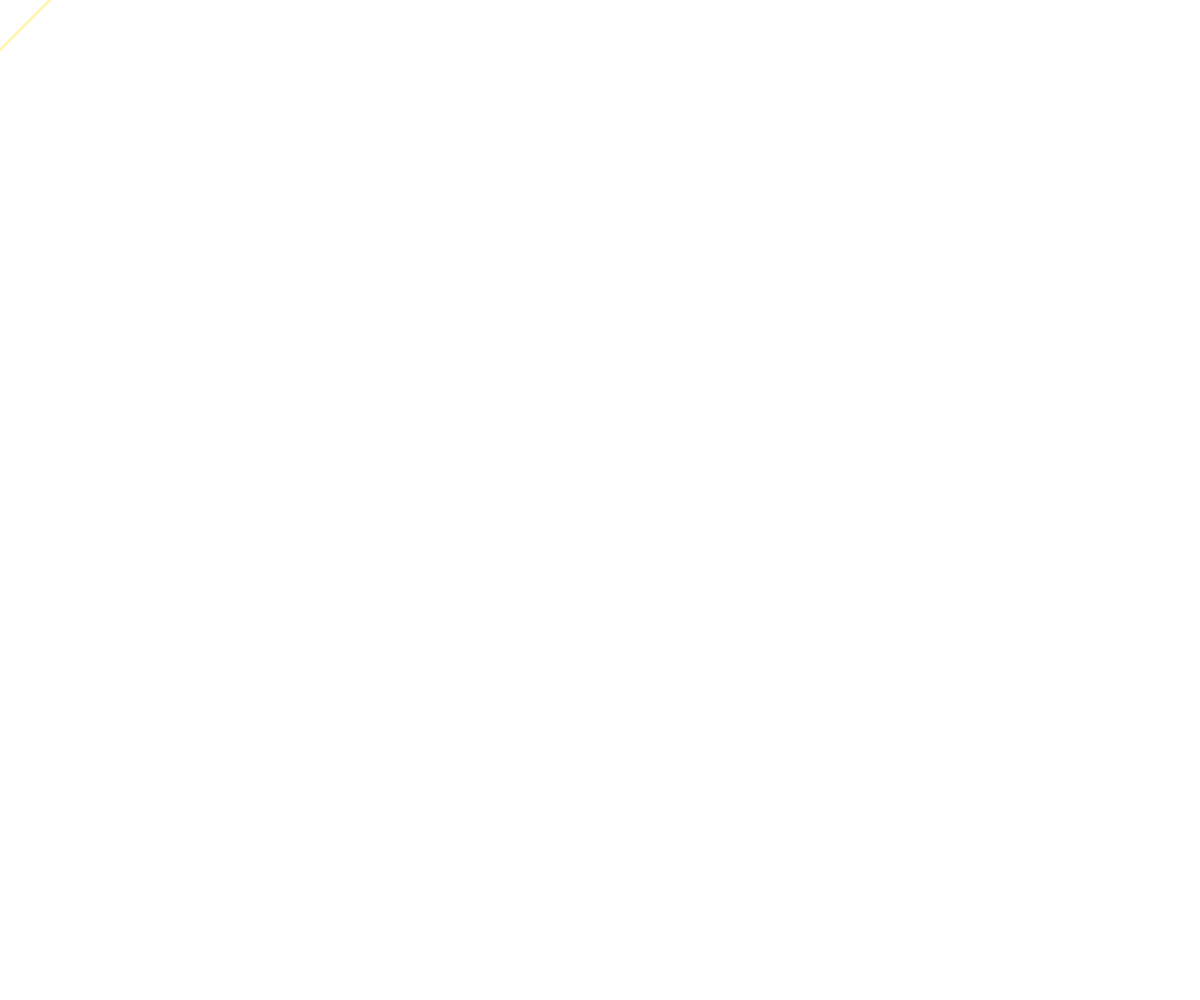
Frame 1 (no input)
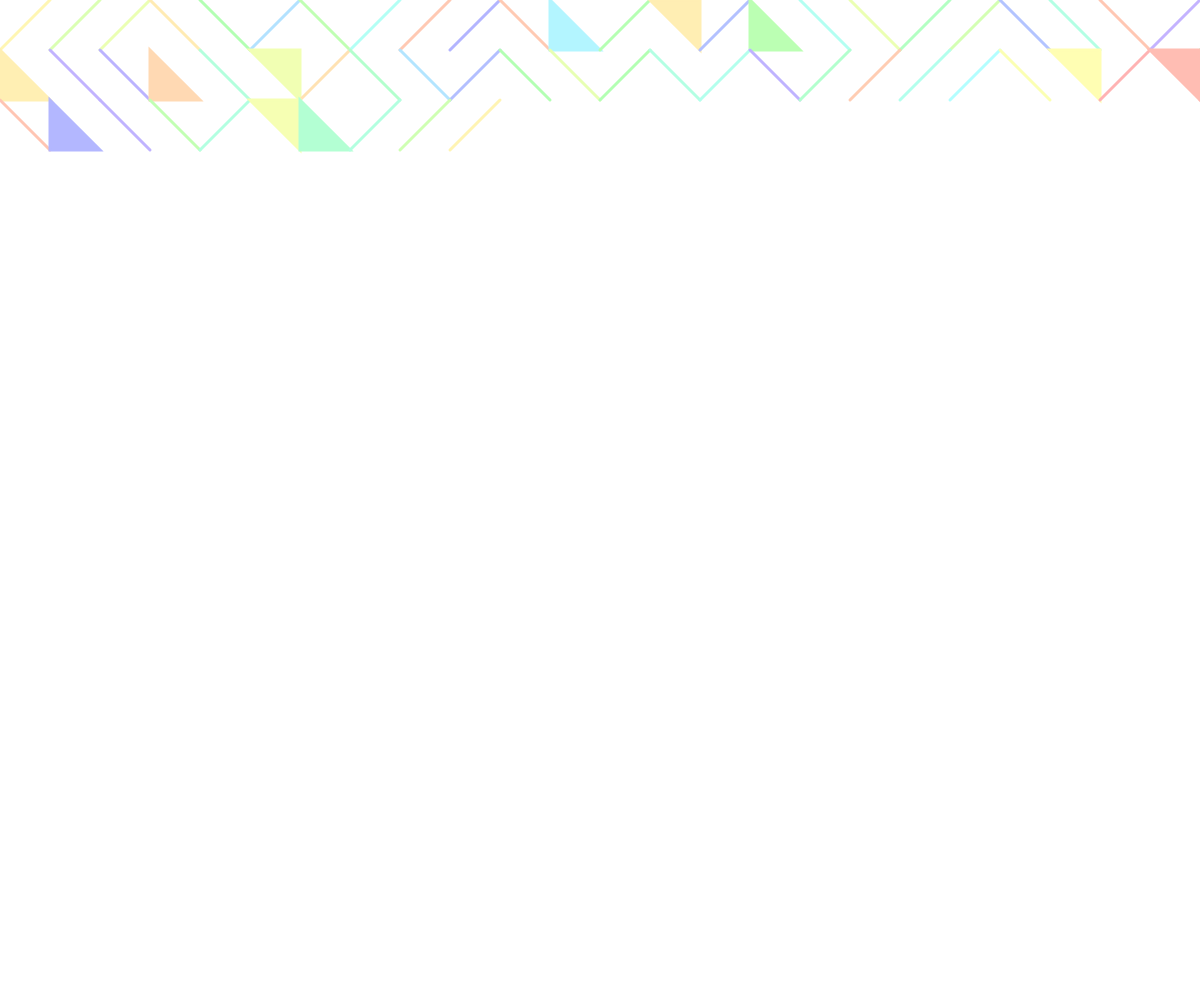
Frame 60 (no input)
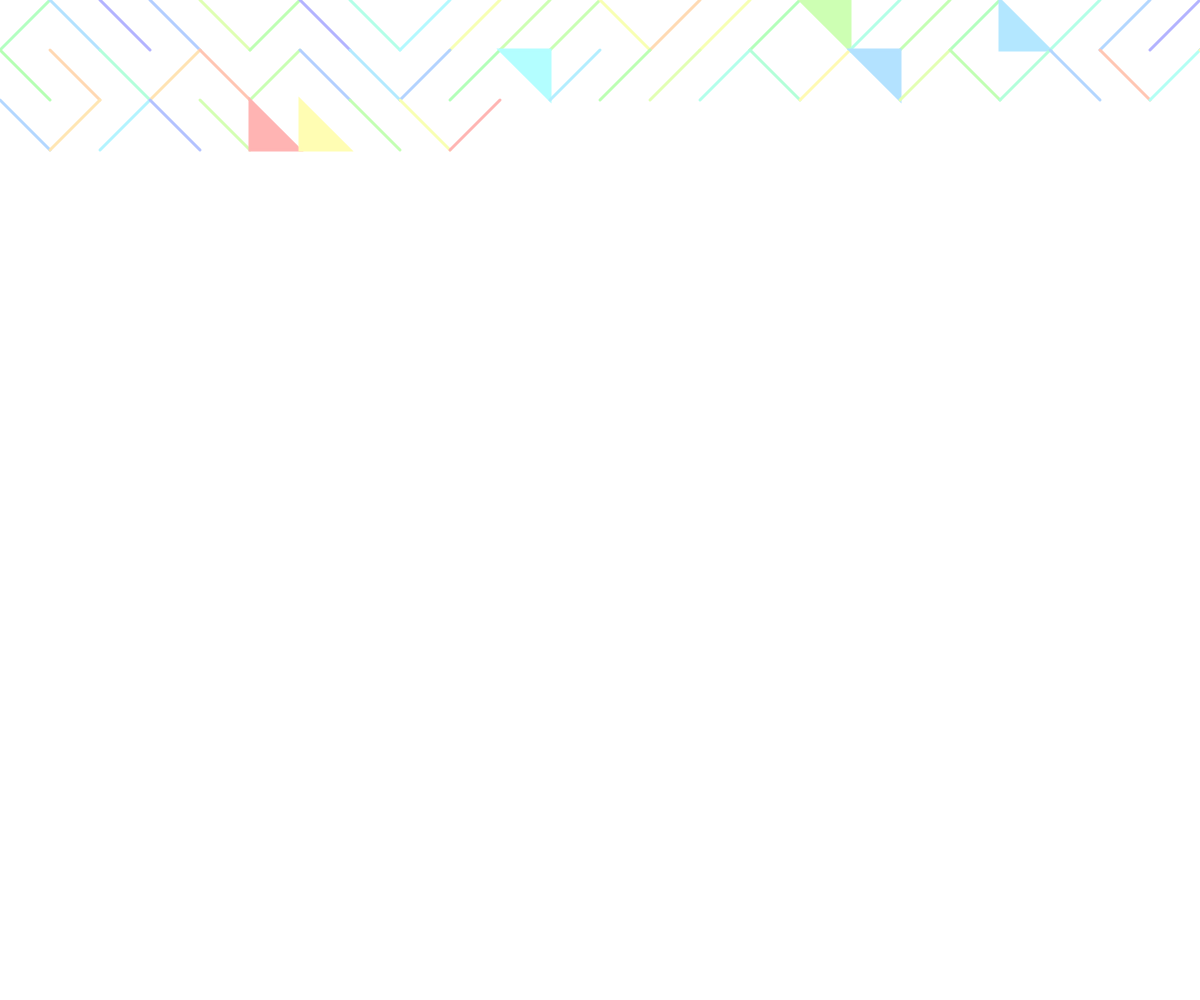
Frame 120 (the mouse pressed at the canvas centre since frame 60)

The p5.js sketch that drew these frames (run headless with seeded random() and noise() and a simulated clock; from frame 60 on, the mouse is pressed at the canvas centre):

// p5.js sketch
// ── sketch.js
function setup(){

  createCanvas(windowWidth, windowHeight);
  background(255);
  stroke(0);
  strokeWeight(3);
  fill(255);
  colorMode(HSB);
}

var boxWidth = 50;
var xPos = 0;
var yPos = 0;

function draw(){

  //numero tra 0 e 1 a caso
  var forma = random();
  print(forma);
  var h = random(255);
  stroke(h, 30, 100);
  fill(h, 30, 100);
  
  //se la probabilità è minore di x numero disegna forme (linee o triangoli in posizioni differenti
  if(forma < 0.4){
    line(xPos, yPos, xPos + boxWidth, yPos + boxWidth);
  }else if(forma < 0.5){
    triangle(xPos, yPos, xPos, yPos + boxWidth, xPos + boxWidth, yPos + boxWidth);
  }else if(forma < 0.6){
    triangle(xPos, yPos, xPos + boxWidth, yPos, xPos + boxWidth, yPos + boxWidth);
  }else{
    line(xPos, yPos + boxWidth, xPos + boxWidth, yPos);
  }

  // sposta la x della dimensione della cella per disegnare la cella successiva
  xPos += boxWidth;
  
  //inizia una nuova riga
  if(xPos > width){
    xPos = 0;
    yPos += boxWidth;
  }

  //se y è maggiore dell'altezza interrompe il loop
  if(yPos > height){
    noLoop();
  }
}

function mousePressed(){
  //resetta e riprende 
  background(255);
  xPos = 0;
  yPos = 0;
  loop();
}
